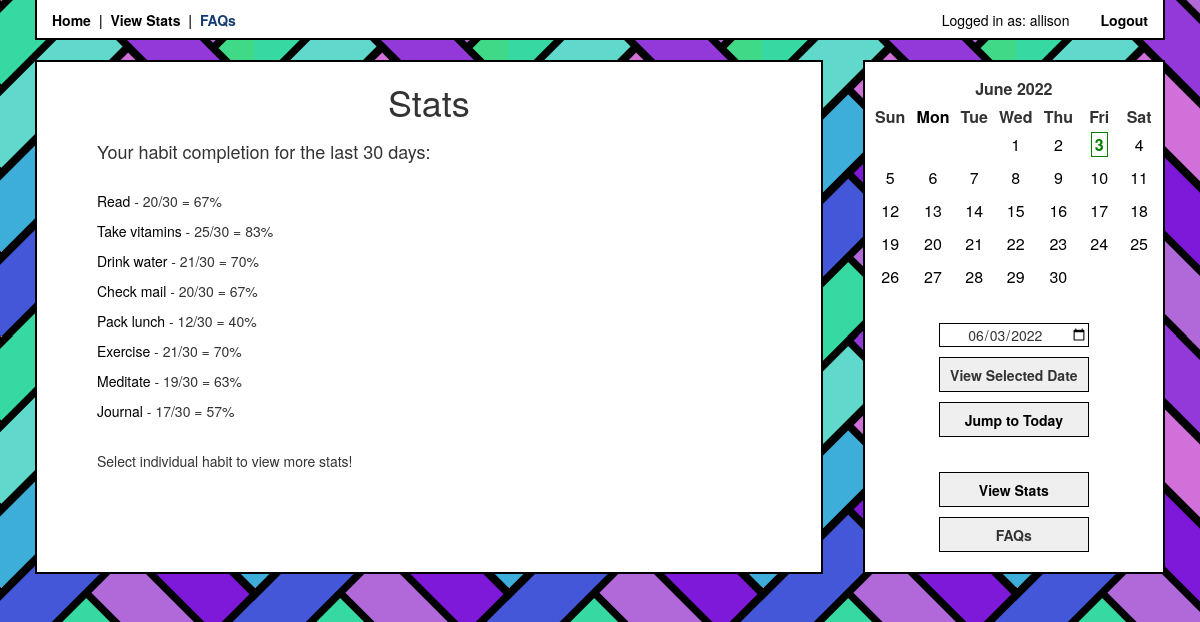
/viewStats/ (signed in), run on an earlier commit of the app's database.
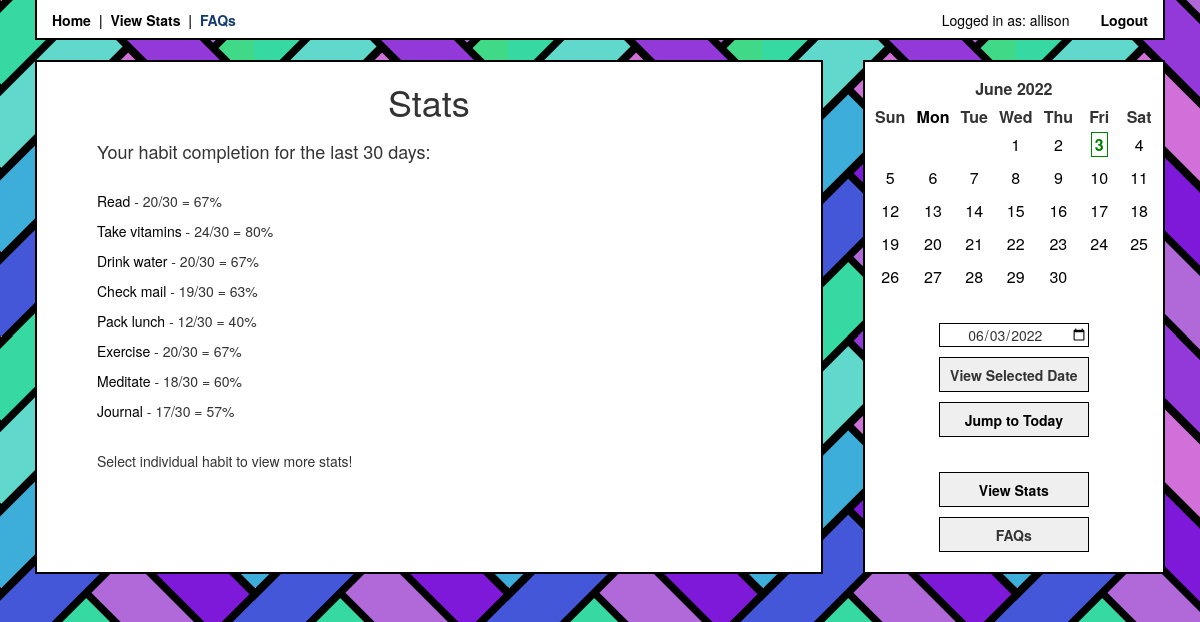
And on a later commit of the database.
### app/models.py (models this page shows, shortened)
class User(UserMixin, db.Model):
    id = db.Column(db.Integer, primary_key=True)
    username = db.Column(db.String(64), index=True, unique=True)
    email = db.Column(db.String(120), index=True, unique=True)
    password_hash = db.Column(db.String(128))
    habits = db.relationship('Habit', cascade='all, delete', backref='user')
    checks = db.relationship('Check', cascade='all, delete', backref='user')

class Habit(db.Model):
    id = db.Column(db.Integer, index=True, primary_key=True)
    name = db.Column(db.String(120), index=True)
    notes = db.Column(db.Text)
    custom_schedule = db.Column(db.Boolean, default=False)
    days = db.Column(db.String(7))
    user_id = db.Column(db.Integer, db.ForeignKey('user.id')) ##
    checks = db.relationship('Check', cascade='all, delete', backref='habits')

### app/routes.py (the view)
@login_required
@app.route('/viewStats/')
@app.route('/viewStats/<range>')
def viewStats(range=30):
    calDate = date.today()
    try:
        numRange = int(range)
        type = 'range'
    except:
        type = 'month'
        month = range.rstrip('1234567890')
        year = range[len(month):]
        print('range =', month, year)
    month = getMonthCalendar(datetime.today())
    statsList = getStats(30)
    for stat in statsList:          # append completion % to habit stats list
        stat.append(round(stat[2]/range * 100))
    return render_template('viewStats.html', title='View Stats',
    stats=statsList, type=type, days=range, month=month, date=calDate)

### app/helpers.py (called while the page is built)
def getMonthCalendar(date):
    month, year = date.month, date.year
    today = date.today()
    calHTML = CustomCal(month, year).formatmonth(year, month)
    editedCal = calHTML
    if month == today.month and year == today.year:
        editDate = '>' + str(today.day) + '<'
        display = '><b><span class="today">  ' + str(today.day) + '  </span></b><'
        editedCal = calHTML.replace(str(editDate), display)
    editDate = '>' + str(date.day) + '<'
    display = '><span id="onDate">  ' + str(date.day) + '  </span><'
    editedCal = editedCal.replace(str(editDate), display)
    return editedCal

def getStats(range=0, statHabit=None):
    today = date.today()
    habits = Habit.query.filter_by(user_id=current_user.id).all()
    statsList = []
    try:
        int(range)
        for habit in habits:
            habitStats = [habit.id, habit.name, 0]
            checks = Check.query.filter_by(user_id=current_user.id, habit_id=habit.id).all()
            for check in checks:
                if (today - check.date).days <= range:
                    habitStats[2] += 1
            statsList.append(habitStats)
    except:
        statsList = getHabitStatsByMonth(statHabit, range, today)
    return statsList

    def formatday(self, day, weekday):
        strDay = str(day)
        month = str(self.month)
        year = str(self.year)
        if len(strDay) == 1:
            strDay = '0' + strDay
        if len(month) == 1:
            month = '0' + month
        date = year + '-' + month + '-' + strDay
        if day == 0:
            return '<td class="noday">&nbsp;</td>'
        else:
            return '<td class="%s" id="calDate"><a class="calDate" href="javascript:f();" name="%s">%d</a></td>' % (self.cssclasses[weekday], date, day)

### app/models.py (called while the page is built)
@login.user_loader
def load_user(id):
    return User.query.get(int(id))

### app/templates/viewStats.html (shortened to what this page needs)
{% extends 'bootstrap/base.html' %}
{% block styles %}
{{super()}}
<link rel="stylesheet" href="{{ url_for('static', filename='style.css') }}">
{% endblock %}
{% block content %}
<div class="container">
<div class="main">
{% include 'stats.html' %}
</div>
{% include 'sidebar.html' %}
</div>
{% endblock %}

### app/templates/header.html (shortened to what this page needs)
{% block head %}
<head>
    <div class="navbar">
        <a class="navlink" href="/">Home</a>
        &nbsp;|&nbsp;
        <a class="navlink" href="{{ url_for('viewStats') }}">View Stats</a>
        &nbsp;|&nbsp;
        <a class="navlink" href="">FAQs</a>
        <div class="right">
        {% if current_user.is_anonymous %}
        <a class="navlink" href="{{ url_for('login') }}">Login</a>
        {% else %}
        Logged in as: {{ current_user.username }}
        <a class="navlink" href="{{ url_for('logout') }}">Logout</a>
        {% endif %}
        </div>
    </div>
</head>
{% endblock %}

### app/templates/stats.html
{% block content %}
<div class="content">
    <h1 class="center-h">Stats</h1>
    <div class="habits">
    {% if type == 'range' %}
    <h4>Your habit completion for the last {{days}} days:</h2>
    <br />
    {% endif %}
    {% for stat in stats %}
    <p><a href="{{ url_for('habitStats', habit_id=stat[0]) }}">{{ stat[1] }}</a> - {{ stat[2] }}/30 = {{ stat[3] }}%</p>
    {% endfor %}
    <br />
    Select individual habit to view more stats!
    </div>
</div>
{% endblock %}

### app/templates/sidebar.html
<div class="sidebar">
    <div class="calendar-display">
        {{ month | safe }}
    </div>
    <br />
    <div class="button-display">
        <label for="datepicker">
            <input type="date" id="datepicker" value={{date}}><br />
            <button id="datepicker-submit" class="sidebar-button">View Selected Date</button><br />
            <a href="{{ url_for('viewDate') }}"><button class="sidebar-button">Jump to Today</button></a>
        </label>
        <br /><br />
        <a href="{{ url_for('viewStats') }}"><button class="sidebar-button">View Stats</button></a>
        <br />
        <button class="sidebar-button">FAQs</button>
    </div>
</div>

### app/static/style.css (style rules this page uses)
.navbar { background-color: white; border: 2px solid black; border-top: transparent; border-radius: 0; margin-left: 35px; margin-right: 35px; padding-top: 10px; padding-left: 15px; padding-right: 15px; margin-bottom: 0px; font-weight: bold; min-height: 40px; }
.navlink, .navlink:hover { color: rgb(19, 59, 111); font-weight: bold; padding: 0px; }
a, a:hover { color: black; }
.right { float: right; color: black; font-weight: normal; }
body { background-image: url("../static/hb.png"); margin: 0px; padding: 0px; }
label { font-weight: normal; }
.container { display: flex; flex-direction: row; width: 100%; }
.sidebar, .main { display: flex; flex-direction: column; margin: 20px; border: 2px solid black; background-color: white; padding-bottom: 15px; }
.sidebar { flex-grow: 1; min-width: 220px; }
.main { flex-grow: 5; min-width: 350px; }
.content { padding-left: 10px; padding-right: 10px; }
.center-h { margin-bottom: 20px; align-content: center; text-align: center; }
.habits { padding-left: 50px; font-weight: normal; }
.calendar-display { margin: 5px; }
th { text-align: center; }
th.month { padding-top: 10px; padding-bottom: 5px; width: 50%; margin: 5px auto; text-align: center; }
.month { text-align: center; }
td { padding: 5px; }
.today { font-weight: bold; color: green; padding-left: 3px; padding-right: 3px; margin: 2px; border: 1px solid; }
#calDate, .calDate, a:link { color: black; }
.mon { color: black; }
.button-display { align-self: center; }
.sidebar-button { width: 150px; height: 35px; font-weight: bold; border: 1px solid black; border-radius: 0; margin-top: 5px; margin-bottom: 5px; }
#datepicker, #datepicker-submit { margin-top: 5px; margin-bottom: 5px; align-items: center; width: 150px; border: 1px solid black; border-radius: 0; text-align: center; }

What changed in the data, as far as the page shows it:
computed for Habit "Take vitamins": stat "25" → "24"; stat "83" → "80"
computed for Habit "Drink water": stat "21" → "20"; stat "70" → "67"
computed for Habit "Check mail": stat "20" → "19"; stat "67" → "63"
computed for Habit "Exercise": stat "21" → "20"; stat "70" → "67"
changed Habit "Meditate": stat "19" → "18"; stat "63" → "60"
